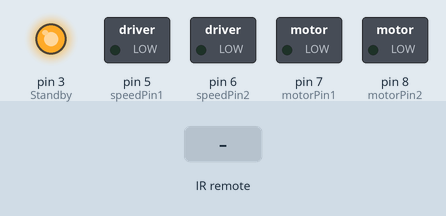
Bench run of a sketch on a simulated Arduino Uno, built with avr-gcc and run on an emulated ATmega328P. On the bench: switched loads named in the sketch (green lamp = pin HIGH), output pins drawn as LEDs (lit = HIGH). The inputs (shaded band) are chosen by the test bench.

Above: at 1.2 s.
1.3 s: infrared code 0xFF629D received
At 1.4 s:
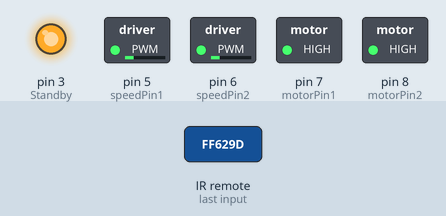
3.0 s: infrared code 0xFFA857 received
At 3.1 s:
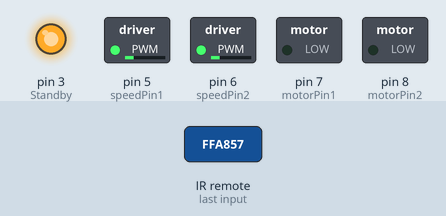
4.7 s: infrared code 0xFF22DD received
At 4.8 s:
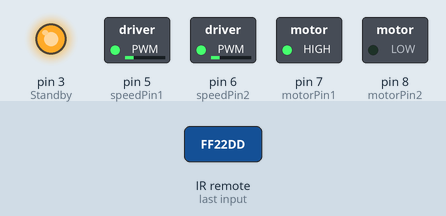
6.4 s: infrared code 0xFFC23D received
At 6.5 s:
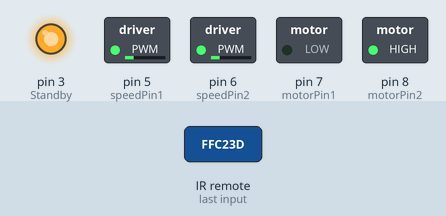
Timing chart, 0 to 9.1 s (numbered marks = the images above; inputs shaded):
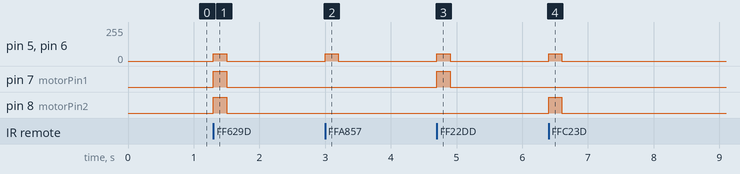

The sketch:

RobotMain.ino
```cpp
#include <Arduino.h>
#include <IRremote.h>
#include "robot_car.h"

/*
#include <Servo.h>
#include "Ultrasonic.h"
#include "motor.h"
#include "LineTracking.h"
*/

#define F 16736925  //FORWARD (PRESS)
#define B 16754775  //BACK (PRESS)
#define L 16720605  //LEFT (PRESS)
#define R 16761405  //RIGHT (PRESS)
#define S 16712445  //STOP (PRESS)

#define UNKNOWN_F 5316027     //FORWARD (HOLD)
#define UNKNOWN_B 2747854299  //BACK (HOLD)
#define UNKNOWN_L 1386468383  //LEFT (HOLD)
#define UNKNOWN_R 553536955   //RIGHT (HOLD)
#define UNKNOWN_S 3622325019  //STOP (HOLD)

/*
const int echoPin = 12; // Hook up HC-SR04 echo to Arduino pin 12
const int trigPin = 13; // Hook up HC-SR04 trigger to Arduino pin 13
*/

const int motorPin1 = 7; // pin 7 connected to motor 1
const int motorPin2 = 8; // pin 8 connected to motor 2
const int speedPin1 = 5; // pin 5 connected to motor 1
const int speedPin2 = 6; // pin 6 connected to motor 2

unsigned long preMillis;

/*
int rightDist = 0, middleDist = 0, leftDist = 0;
*/

/*
Servo myservo;
Ultrasonic ultrasonic(trigPin, echoPin);
Motor motor1(motorPin1, motorPin2, speedPin1, speedPin2);
Motor motor2(motorPin2, motorPin1, speedPin2, speedPin1);
*/

/*
LineTracking robot;
*/

IRrecv irrecv (9);

decode_results results;
RobotCar car(7, 8, 5, 6, 3); // Initialize the RobotCar object

void setup() {
  pinMode(3, OUTPUT);
  digitalWrite(3, HIGH);
  Serial.begin(9600);

/*
  // Servo setup
  myservo.attach(10);
  myservo.write(70);

  // Motor setup
  motor1.stop();
  motor2.stop();

  // Line tracking setup
  robot.setup();
*/

  // IR receiver setup
  car.init();
  irrecv.enableIRIn();
}


void loop() {

/*
  // Ultrasonic sensor and motor control
  myservo.write(70);
  delay(500);
  middleDist = ultrasonic.getDistance();

  if (middleDist <= 30) {
    motor1.stop();
    motor2.stop();
    delay(500);

    // Move servo to the right to check distance
    myservo.write(-20);
    delay(1000);
    rightDist = ultrasonic.getDistance();

    // Move servo to the middle
    myservo.write(70);
    delay(500);

    // Move servo to the left to check distance
    myservo.write(160);
    delay(1000);
    leftDist = ultrasonic.getDistance();

    // Move servo back to the middle
    myservo.write(70);
    delay(500);

    if (rightDist > leftDist) {
      motor2.right();
      delay(300);
    } else if (leftDist > rightDist) {
      motor1.left();
      delay(300);
    } else if ((rightDist <= 30) || (leftDist <= 30)) {
      motor1.backward();
      motor2.backward();
      delay(300);
    } else {
      motor1.forward();
      motor2.forward();
    }
  } else {
    motor1.forward();
    motor2.forward();
  }
*/

/*
  // Line tracking
  robot.move();
*/

  // IR remote control
  if (irrecv.decode(&results)) {
    preMillis = millis();
    irrecv.resume(); // Receive the next value
    switch (results.value) {
      case F:
      case UNKNOWN_F: car.forward(); break;
      case B:
      case UNKNOWN_B: car.backward(); break;
      case L:
      case UNKNOWN_L: car.left(); break;
      case R:
      case UNKNOWN_R: car.right(); break;
      case S:
      case UNKNOWN_S: car.stop(); break;
      default: break;
    }

  }
  else {
    if (millis() - preMillis > 200) {
      car.stop();
      preMillis = millis();
    }

  }

}
```

LineTracking.cpp
```cpp
#include <Arduino.h>
#include "LineTracking.h"

LineTracking::LineTracking() {
  LT_R = A0;
  LT_M = A1;
  LT_L = A2;
}

void LineTracking::setup() {
  pinMode(LT_R, INPUT);
  pinMode(LT_M, INPUT);
  pinMode(LT_L, INPUT);
  pinMode(3, OUTPUT); //Standby
  digitalWrite(3, HIGH);
  Serial.begin(9600);
}

void LineTracking::move() {
  if (analogRead(LT_M) > 200 && analogRead(LT_M) < 850) { //Value between 200 and 850 will go forward
    forward();
  }
  else if (analogRead(LT_R) > 400 ) { //Value over 400 will turn right
    right();
  }
  else if (analogRead(LT_L) > 50) { //Value over 50 will turn left
    left();
  }
  else if (analogRead(LT_M) < 851 && analogRead(LT_L) < 851 && analogRead(LT_R) < 851) { //If value of all sensors is above 850 it will turn right (Turn around if not back line is detected)
    right();
  }
}

void LineTracking::forward() {
  digitalWrite(7, HIGH); //Left motors ON
  digitalWrite(8, HIGH); //Right motors ON
  analogWrite(5, 55); //Set Speed for left motors
  analogWrite(6, 55); //Set Speed for right motors
  Serial.println("forward!"); //Text printed when forward function is in use
}

void LineTracking::back() {
  digitalWrite(7, LOW); //Left motors OFF
  digitalWrite(8, LOW); //Right motors OFF
  analogWrite(5, 55); //Set Speed for left motors
  analogWrite(6, 55); //Set Speed for right motors
  Serial.println("back!"); //Text printed when back function is in use
}

void LineTracking::left() {
  digitalWrite(7, HIGH); //Left motors ON
  digitalWrite(8, LOW); //Right motors OFF
  analogWrite(5, 55); //Set Speed for left motors
  analogWrite(6, 55); //Set Speed for right motors
  Serial.println("left!"); //Text printed when left function is in use
}

void LineTracking::right() {
  digitalWrite(7, LOW); //Left motors OFF
  digitalWrite(8, HIGH); //Right motors ON
  analogWrite(5, 55); //Set Speed for left motors
  analogWrite(6, 55); //Set Speed for right motors
  Serial.println("right!"); //Text printed when right function is in use
}

void LineTracking::stop() {
  digitalWrite(7, LOW);
  digitalWrite(8, LOW);
  analogWrite(5, 0); //Set Speed for left
  analogWrite(6, 0);
  Serial.println("stop!");
}
```

LineTracking.h
```cpp
#ifndef LINETRACKING_H
#define LINETRACKING_H

class LineTracking {
  private:
    int LT_R;
    int LT_M;
    int LT_L;
  public:
    LineTracking();
    void setup();
    void move();
    void forward();
    void back();
    void left();
    void right();
    void stop();
};

#endif
```

Ultrasonic.cpp
```cpp
#include <Arduino.h>
#include "Ultrasonic.h"

Ultrasonic::Ultrasonic(int trig, int echo) {
  trigPin = trig;
  echoPin = echo;
  pinMode(trigPin, OUTPUT);
  pinMode(echoPin, INPUT);
}

int Ultrasonic::getDistance() {
  digitalWrite(trigPin, LOW);
  delayMicroseconds(2);
  digitalWrite(trigPin, HIGH);
  delayMicroseconds(10);
  digitalWrite(trigPin, LOW);
  float Fdistance = pulseIn(echoPin, HIGH);
  Fdistance = Fdistance / 58;
  return static_cast<int>(Fdistance);
}
```

Ultrasonic.h
```cpp
#ifndef ULTRASONIC_H
#define ULTRASONIC_H

class Ultrasonic {
  private:
    int trigPin, echoPin;
  public:
    Ultrasonic(int trig, int echo);
    int getDistance();
};

#endif
```

motor.cpp
```cpp
#include "motor.h"

Motor::Motor(int motor1, int motor2, int speed1, int speed2) {
  motorPin1 = motor1;
  motorPin2 = motor2;
  speedPin1 = speed1;
  speedPin2 = speed2;
  pinMode(motorPin1, OUTPUT);
  pinMode(motorPin2, OUTPUT);
  pinMode(speedPin1, OUTPUT);
  pinMode(speedPin2, OUTPUT);
}

void Motor::forward() {
  digitalWrite(motorPin1, HIGH);
  digitalWrite(motorPin2, HIGH);
  analogWrite(speedPin1, 55);
  analogWrite(speedPin2, 55);
  Serial.println("Forward");
}

void Motor::backward() {
  digitalWrite(motorPin1, LOW);
  digitalWrite(motorPin2, LOW);
  analogWrite(speedPin1, 55);
  analogWrite(speedPin2, 55);
  Serial.println("Backward");
}

void Motor::left() {
  digitalWrite(motorPin1, HIGH);
  digitalWrite(motorPin2, LOW);
  analogWrite(speedPin1, 55);
  analogWrite(speedPin2, 55);
  Serial.println("Left");
}

void Motor::right() {
  digitalWrite(motorPin1, LOW);
  digitalWrite(motorPin2, HIGH);
  analogWrite(speedPin1, 55);
  analogWrite(speedPin2, 55);
  Serial.println("Right");
}

void Motor::stop() {
  digitalWrite(motorPin1, HIGH);
  digitalWrite(motorPin2, HIGH);
  analogWrite(speedPin1, 0);
  analogWrite(speedPin2, 0);
  Serial.println("Stop");
}
```

motor.h
```cpp
#ifndef MOTOR_H
#define MOTOR_H

#include <Arduino.h>

class Motor {
  private:
    int motorPin1, motorPin2, speedPin1, speedPin2;
  public:
    Motor(int motor1, int motor2, int speed1, int speed2);
    void forward();
    void backward();
    void left();
    void right();
    void stop();
};

#endif // MOTOR_H
```

robot_car.cpp
```cpp
#include "robot_car.h"

RobotCar::RobotCar(int pinA1, int pinA2, int pinB1, int pinB2, int standby) {
  _pinA1 = pinA1;
  _pinA2 = pinA2;
  _pinB1 = pinB1;
  _pinB2 = pinB2;
  _standby = standby;
}

void RobotCar::init() {
  pinMode(_pinA1, OUTPUT);
  pinMode(_pinA2, OUTPUT);
  pinMode(_pinB1, OUTPUT);
  pinMode(_pinB2, OUTPUT);
  pinMode(_standby, OUTPUT);
  digitalWrite(_standby, HIGH);
}

void RobotCar::forward() {
  digitalWrite(_pinA1, HIGH);
  digitalWrite(_pinA2, HIGH);
  analogWrite(_pinB1, 55);
  analogWrite(_pinB2, 55);
}

void RobotCar::backward() {
  digitalWrite(_pinA1, LOW);
  digitalWrite(_pinA2, LOW);
  analogWrite(_pinB1, 55);
  analogWrite(_pinB2, 55);
}

void RobotCar::left() {
  digitalWrite(_pinA1, HIGH);
  digitalWrite(_pinA2, LOW);
  analogWrite(_pinB1, 55);
  analogWrite(_pinB2, 55);
}

void RobotCar::right() {
  digitalWrite(_pinA1, LOW);
  digitalWrite(_pinA2, HIGH);
  analogWrite(_pinB1, 55);
  analogWrite(_pinB2, 55);
}

void RobotCar::stop() {
  digitalWrite(_pinA1, LOW);
  digitalWrite(_pinA2, LOW);
  analogWrite(_pinB1, 0);
  analogWrite(_pinB2, 0);
}
```

robot_car.h
```cpp
#ifndef ROBOT_CAR_H
#define ROBOT_CAR_H

#include <Arduino.h>

class RobotCar{
  private:
    int _pinA1;
    int _pinA2;
    int _pinB1;
    int _pinB2;
    int _standby;
  public:
    RobotCar(int _pinA1,int _pinA2,int _pinB1, int _pinB2, int _standby);
    void init();
    void forward();
    void backward();
    void left();
    void right();
    void stop();
};

#endif
```

Measured:
- after the input at 1.3 s, pin 5 (speedPin1), pin 6 (speedPin2): 0/255 → 55/255 at once, → 0/255 0.20 s later; pin 7 (motorPin1), pin 8 (motorPin2): LOW → HIGH at once, → LOW 0.20 s later
- after the input at 3.0 s, pin 5 (speedPin1), pin 6 (speedPin2): 0/255 → 55/255 at once, → 0/255 0.20 s later
- after the input at 4.7 s, pin 5 (speedPin1), pin 6 (speedPin2): 0/255 → 55/255 at once, → 0/255 0.20 s later; pin 7 (motorPin1): LOW → HIGH at once, → LOW 0.20 s later
- after the input at 6.4 s, pin 5 (speedPin1), pin 6 (speedPin2): 0/255 → 55/255 at once, → 0/255 0.20 s later; pin 8 (motorPin2): LOW → HIGH at once, → LOW 0.20 s later
